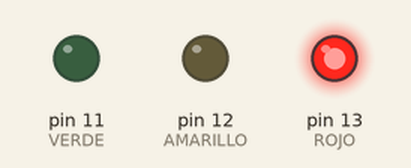
A sketch run on a simulated Arduino Uno, built with avr-gcc and run on an emulated ATmega328P. Parts: output pins drawn as LEDs (lit = HIGH).

Above: at 2.5 s.
At 7.0 s:
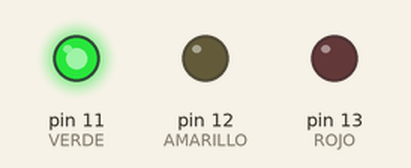
At 9.7 s:
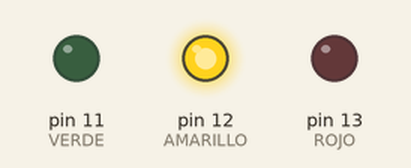
Timing chart, 0 to 13.7 s (numbered marks = the images above):
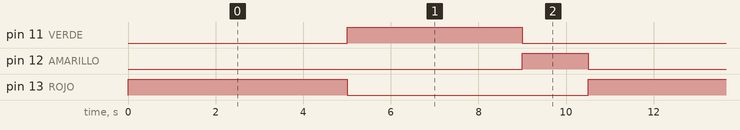

Measured:
- by itself, pin 11 (VERDE): alternates HIGH for 4.0 s and LOW for 6.5 s
- by itself, pin 12 (AMARILLO): alternates HIGH for 1.5 s and LOW for 9.0 s
- by itself, pin 13 (ROJO): alternates HIGH for 5.0 s and LOW for 5.5 s

The sketch:

semaforo.ino
```cpp
// Semáforo con Arduino
// Conceptos: salidas digitales, constantes, funciones, tiempo.
// Conexión: LED rojo -> pin 13, amarillo -> pin 12, verde -> pin 11
// (cada LED con una resistencia de 220 Ω a GND).

const int ROJO = 13;
const int AMARILLO = 12;
const int VERDE = 11;

const unsigned long T_ROJO = 5000;
const unsigned long T_AMARILLO = 1500;
const unsigned long T_VERDE = 4000;

void encender(int pin, unsigned long duracion) {
  digitalWrite(pin, HIGH);
  delay(duracion);
  digitalWrite(pin, LOW);
}

void setup() {
  pinMode(ROJO, OUTPUT);
  pinMode(AMARILLO, OUTPUT);
  pinMode(VERDE, OUTPUT);
}

void loop() {
  encender(ROJO, T_ROJO);
  encender(VERDE, T_VERDE);
  encender(AMARILLO, T_AMARILLO);
}
```
